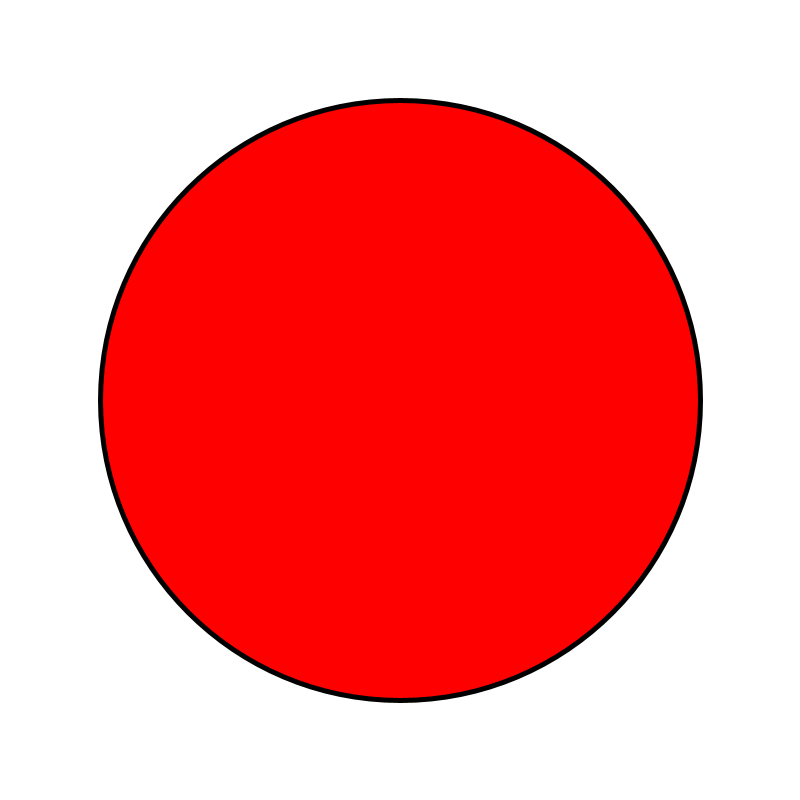
Frame 1 (no input)
Frame 60 (the mouse pressed at the canvas centre just before this capture): identical to frame 1, image omitted
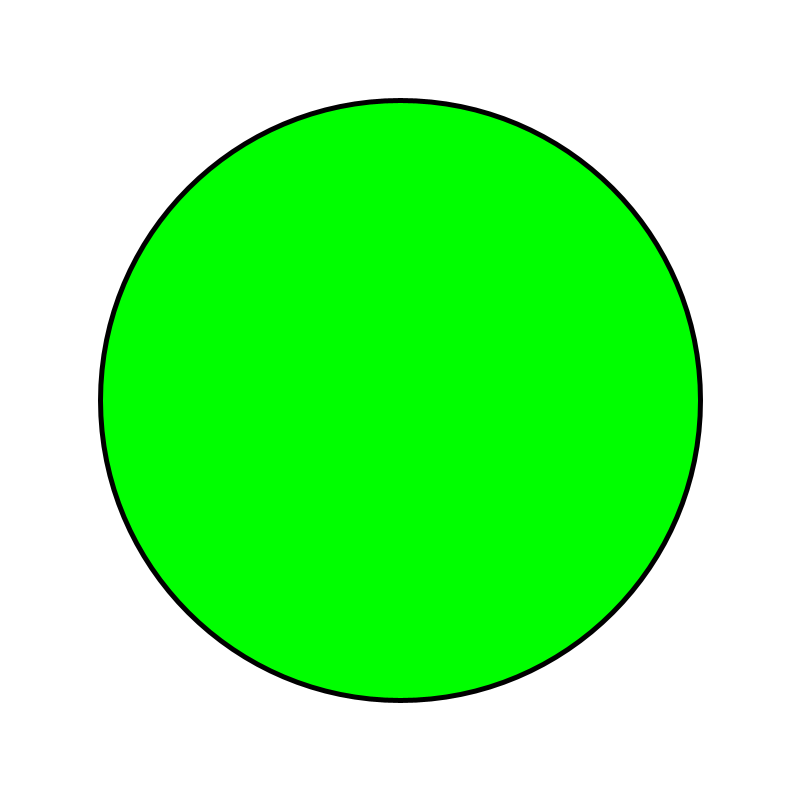
Frame 120 (the mouse held since frame 60 and released just before this capture)

The Processing sketch that drew these frames (run headless with seeded random() and noise(); from frame 60 on, the mouse is pressed at the canvas centre):

// Processing sketch: mouseInCircle
// ── mouseInCircle.pde
void setup(){
  size(800,800);
  strokeWeight(5);
}

void draw(){
  
  background(255);
  
  float radius = 300;
  if(dist(width/2, height/2, mouseX, mouseY)>radius){
    fill(255,0,0);
  }
  else {
    fill(0,255,0);
  }
  ellipse(width/2, height/2, 2*radius, 2*radius);
}
